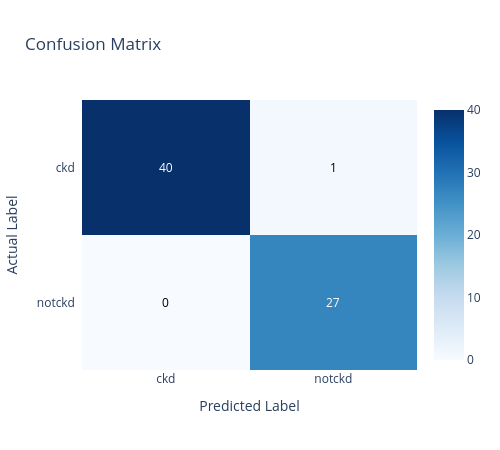

Write notebook code for a chart like this one.
### Code cell
labels =  ["ckd", "notckd"]

cm = confusion_matrix(y_test, y_pred_1)

# --- Plotly Heatmap ---
fig = ff.create_annotated_heatmap(
    z=cm,
    x=list(labels),           # predicted (columns)
    y=list(labels),            # actual (rows)
    annotation_text=cm,        # show numbers in cells
    colorscale="Blues",
    showscale=True,
)

# --- Labels ---
fig.update_layout(
    title="Confusion Matrix",
    xaxis=dict(title="Predicted Label", side="bottom"),
    yaxis=dict(title="Actual Label", autorange="reversed"),  # top-to-bottom
    width=500,
    height=450,
)

fig.show()

### Figure 1 — Plotly figure (JSON) as saved in the notebook; plotly's stock layout.template omitted (floating-point values rounded to 4 significant figures)
{"data": [{"colorscale": [[0, "rgb(247,251,255)"], [0.125, "rgb(222,235,247)"], [0.25, "rgb(198,219,239)"], [0.375, "rgb(158,202,225)"], [0.5, "rgb(107,174,214)"], [0.625, "rgb(66,146,198)"], [0.75, "rgb(33,113,181)"], [0.875, "rgb(8,81,156)"], [1, "rgb(8,48,107)"]], "reversescale": false, "showscale": true, "type": "heatmap", "x": ["ckd", "notckd"], "y": ["ckd", "notckd"], "z": [[40, 1], [0, 27]]}], "layout": {"annotations": [{"font": {"color": "#FFFFFF"}, "showarrow": false, "text": "40", "x": "ckd", "xref": "x", "y": "ckd", "yref": "y"}, {"font": {"color": "#000000"}, "showarrow": false, "text": "1", "x": "notckd", "xref": "x", "y": "ckd", "yref": "y"}, {"font": {"color": "#000000"}, "showarrow": false, "text": "0", "x": "ckd", "xref": "x", "y": "notckd", "yref": "y"}, {"font": {"color": "#FFFFFF"}, "showarrow": false, "text": "27", "x": "notckd", "xref": "x", "y": "notckd", "yref": "y"}], "height": 450, "title": {"text": "Confusion Matrix"}, "width": 500, "xaxis": {"dtick": 1, "gridcolor": "rgb(0, 0, 0)", "side": "bottom", "ticks": "", "title": {"text": "Predicted Label"}}, "yaxis": {"autorange": "reversed", "dtick": 1, "ticks": "", "ticksuffix": "  ", "title": {"text": "Actual Label"}}}}
